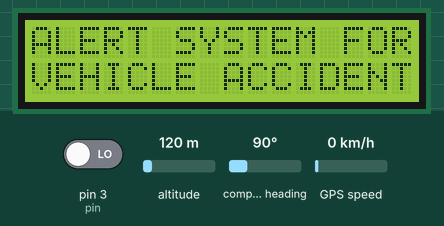
Bench run of a sketch on a simulated Arduino Uno, built with avr-gcc and run on an emulated ATmega328P. Parts: 16×2 character LCD. The test bench sets the inputs (shaded band); at power-on: pin 3 (pin) LOW, altitude 120 m, compass heading 90°, GPS speed 0 km/h. The GPS gets a fix after 3 s at 37.7749, -122.4194 with 8 satellites; the modem accepts every AT command (registered, SIM ready, sends succeed) and sends nothing else.

Above: at 5.3 s.
5.4 s: pin 3 (pin) driven HIGH
At 5.9 s:
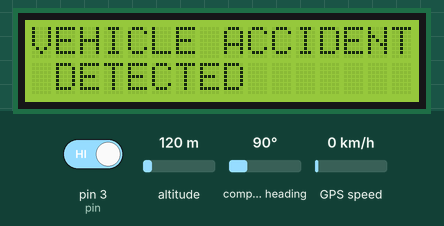
Timing chart, 0 to 8.4 s (numbered marks = the images above; inputs shaded):
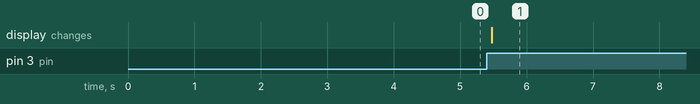

Measured:
- after the input at 5.4 s, the display: changes after 0.07 s (image 1)

The sketch:

Arduino.ino
```cpp
#include <SoftwareSerial.h>
#include <TinyGPS.h>

int state = 0;
const int pin = 3;
float gpslat, gpslon;

TinyGPS gps;
SoftwareSerial sgps(A3, A2);
SoftwareSerial sgsm(A0, A1);

#include <LiquidCrystal_I2C.h>

LiquidCrystal_I2C lcd(0x27, 16, 2);

void sendLocationSMS()
{
  sgps.listen();
  while (sgps.available()) {
    int c = sgps.read();
    if (gps.encode(c)) {
      gps.f_get_position(&gpslat, &gpslon);
    }
  }

  sgsm.listen();
  sgsm.print("\r");
  delay(1000);
  sgsm.print("AT+CMGF=1\r");
  delay(1000);
  sgsm.print("AT+CMGS=\"+88017169++++\"\r");
  delay(1000);
  sgsm.println("Current Location:");
  sgsm.print("https://www.google.com/maps?q=");
  sgsm.print(gpslat, 6);
  sgsm.print(",");
  sgsm.print(gpslon, 6);
  delay(1000);
  sgsm.write(0x1A);
  delay(1000);
}

void setup() {
  pinMode(pin, INPUT);
  sgsm.begin(9600);
  sgps.begin(9600);
  Serial.begin(9600);
  lcd.init();
  lcd.backlight();
  lcd.setCursor(0, 0);
  lcd.print("ALERT SYSTEM FOR");
  lcd.setCursor(0, 1);
  lcd.print("VEHICLE ACCIDENT");

  sgsm.listen();
  delay(500);
  sgsm.print("AT+CMGF=1\r");
  delay(500);
  sgsm.print("AT+CMGS=\"+8801716+++++\"\r");
  delay(1000);
  sgsm.println("VEHICLE ACCIDENT ALERT PROJECT CONNECTED");
  delay(1000);
  sgsm.write(0x1A);
  delay(1000);
}

void loop() {
  sgps.listen();
  while (sgps.available()) {
    int c = sgps.read();
    if (gps.encode(c)) {
      gps.f_get_position(&gpslat, &gpslon);
    }
  }

  if (digitalRead(pin) == HIGH && state == 0) {
    lcd.clear();
    lcd.setCursor(0, 0);
    lcd.print("VEHICLE ACCIDENT");
    lcd.setCursor(0, 1);
    lcd.print(" DETECTED");
    sgsm.listen();
    sgsm.print("\r");
    delay(1000);
    sgsm.print("AT+CMGF=1\r");
    delay(1000);
    sgsm.print("AT+CMGS=\"+880171++++\"\r");
    delay(1000);
    sgsm.println("VEHICLE ACCIDENT. LOCATION :");
    sgsm.print("https://www.google.com/maps?q=");
    sgsm.print(gpslat, 6);
    sgsm.print(",");
    sgsm.print(gpslon, 6);
    delay(1000);
    sgsm.write(0x1A);
    delay(1000);
    state = 1;
  }

  // Check for "Location" SMS and send current location
  sgsm.listen();
  while (sgsm.available())
{
    if (sgsm.find("Location"))
{
      sendLocationSMS();
    }
  }

  delay(100);
}
```
